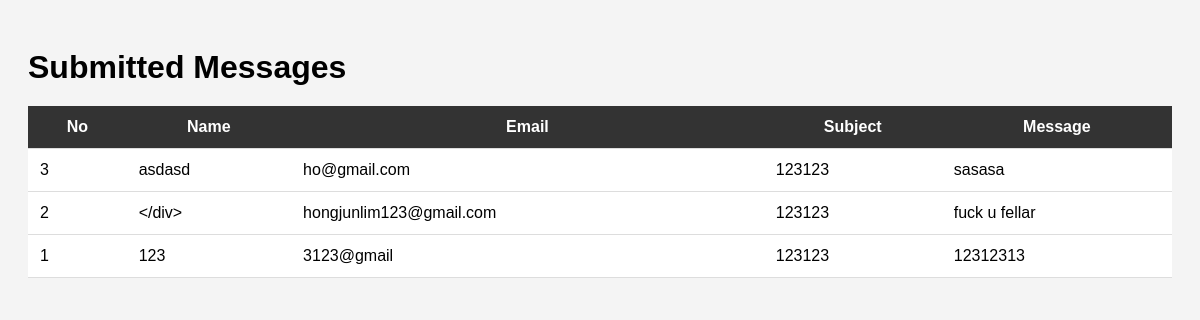
Page /view_messages.php on the committed database.
### tables this page shows
CREATE TABLE `comment` (
  `no` int(11) NOT NULL,
  `name` varchar(100) DEFAULT NULL,
  `email` varchar(100) DEFAULT NULL,
  `subject` varchar(200) DEFAULT NULL,
  `message` text DEFAULT NULL
);

### view_messages.php (the view, shortened to what this page needs)
<?php
$servername = "localhost";
$username = "root";
$password = "";
$dbname = "pizza_store";
$conn = new mysqli($servername, $username, $password, $dbname);
$sql = "SELECT * FROM comment ORDER BY no DESC";
$result = $conn->query($sql);
?>
<!DOCTYPE html>
<html>
<head>
</head>
<body>
  <h1>Submitted Messages</h1>
  <?php if ($result && $result->num_rows > 0): ?>
    <table>
      <tr>
        <th>No</th>
        <th>Name</th>
        <th>Email</th>
        <th>Subject</th>
        <th>Message</th>
      </tr>
      <?php while($row = $result->fetch_assoc()): ?>
        <tr>
          <td><?= htmlspecialchars($row['no']) ?></td>
          <td><?= htmlspecialchars($row['name']) ?></td>
          <td><?= htmlspecialchars($row['email']) ?></td>
          <td><?= htmlspecialchars($row['subject']) ?></td>
          <td><?= nl2br(htmlspecialchars($row['message'])) ?></td>
        </tr>
      <?php endwhile; ?>
    </table>
  <?php else: ?>
    <p>No messages found.</p>
  <?php endif; ?>
</body>
</html>

### view_messages.php (style rules this page uses)
body { font-family: Arial, sans-serif; background-color: #f4f4f4; padding: 20px; }
table { border-collapse: collapse; width: 100%; background-color: #fff; }
th, td { padding: 12px; border-bottom: 1px solid #ddd; }
th { background-color: #333; color: white; }
h1 { margin-bottom: 20px; }

### rows in the picture
comment: no "3", name "asdasd", email "ho@gmail.com", subject "123123", message "sasasa"
comment: no "2", name "</div>", email "hongjunlim123@gmail.com", subject "123123", message "fuck u fellar"
comment: no "1", name "123", email "3123@gmail", subject "123123", message "12312313"
